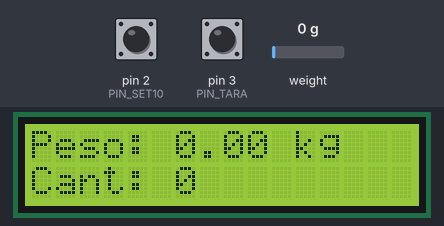
Simulated run of this sketch. Board: Arduino Uno, built with avr-gcc and run on an emulated ATmega328P. On the bench: 16×2 character LCD. The test bench sets the inputs (shaded band); at power-on: pin 2 (PIN_SET10) HIGH, pin 3 (PIN_TARA) HIGH, weight on the scale 0 g. What the sketch prints to the serial monitor is not drawn.

Above: at 3.7 s.
3.8 s: pin 2 (PIN_SET10) pulled LOW for 0.15 s
At 4.5 s:
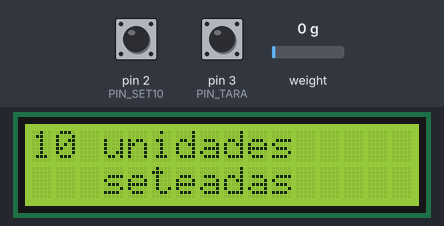
6.3 s: pin 3 (PIN_TARA) pulled LOW for 0.15 s
At 8.2 s:
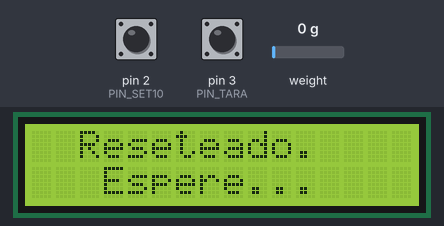
9.4 s: weight on the scale set to 100 g
At 11.0 s:
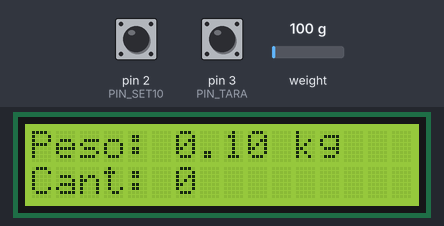
11.3 s: pin 2 (PIN_SET10) pulled LOW for 1 s
At 13.2 s:
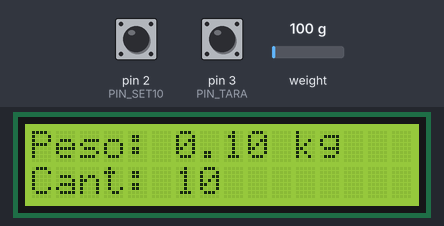
14.0 s: weight on the scale set to 1250 g
At 15.3 s:
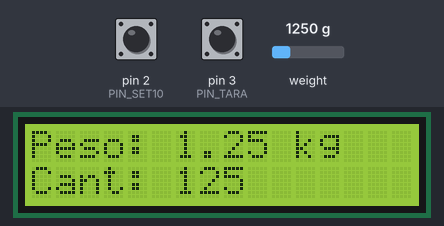
16.0 s: weight on the scale set to 2500 g
At 17.6 s:
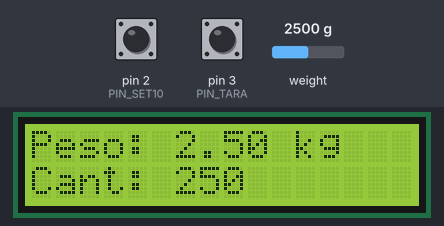
Timing chart, 0 to 18.9 s (numbered marks = the images above; inputs shaded):
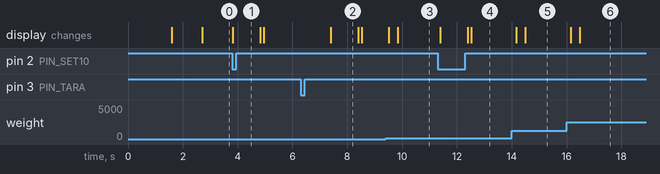

The sketch:

balanza_1602.ino
```cpp
/*=====================================
  SISTEMAS LEANDROUNO
  ANTE CUALQUIER DUDA COMUNIQUESE :
  WHATSAPP 1155016504
  SISTEMAS@LEANDROUNO.COM.AR
  WWW.LEANDROUNO.COM
  PROHIBIDA SU VENTA TOTAL O PARCIAL
  SIN CONSENTIMIENTO DEL PROGRAMADOR
 ======================================*/
#include "HX711.h"
#include <Wire.h>
#include <LiquidCrystal_I2C.h>

// Pines HX711
#define DT A1
#define SCK A0

// Pines de botones
#define PIN_TARA 3
#define PIN_SET10 2

// Objetos
HX711 balanza;
LiquidCrystal_I2C lcd(0x27, 16, 2); // Cambiar 0x27 si es necesario

// Variables de peso
float pesoActual = 0.0;
float pesoFiltrado = 0.0;
float peso10 = 0.0;
float pesoUnidad = 0.0;
int cantidadObjetos = 0;

// Promedios
#define NUM_PROMEDIOS 3
float bufferPesos[NUM_PROMEDIOS];
int indicePeso = 0;

// Botones
bool estadoAnteriorTara = HIGH;
bool estadoAnteriorSet10 = HIGH;
unsigned long ultimaLecturaTara = 0;
unsigned long ultimaLecturaSet10 = 0;
const unsigned long debounceDelay = 150;

// Refresco
unsigned long ultimaActualizacion = 0;
const unsigned long intervaloActualizacion = 250; // 500 ms

void setup() {
  Serial.begin(9600);
  lcd.init();
  lcd.backlight();
  lcd.setCursor(2, 0);
  lcd.print("Iniciando...");
  lcd.setCursor(3, 1);
  lcd.print("Espere...");
  delay(1500);
  lcd.clear();

  balanza.begin(DT, SCK);
  balanza.set_scale(414.844);
  balanza.tare();

  pinMode(PIN_TARA, INPUT_PULLUP);
  pinMode(PIN_SET10, INPUT_PULLUP);

  for (int i = 0; i < NUM_PROMEDIOS; i++) {
    bufferPesos[i] = 0.0;
  }
}

void loop() {
  unsigned long ahora = millis();

  // Leer peso (en gramos)
  float lectura = balanza.get_units(1);
  bufferPesos[indicePeso] = lectura;
  indicePeso = (indicePeso + 1) % NUM_PROMEDIOS;

  float suma = 0.0;
  for (int i = 0; i < NUM_PROMEDIOS; i++) {
    suma += bufferPesos[i];
  }
  pesoFiltrado = suma / NUM_PROMEDIOS;
  pesoActual = pesoFiltrado / 1000.0; // En kilos

  // Calcular cantidad
  if (pesoUnidad > 0.0001) {
    cantidadObjetos = round((pesoActual * 1000.0) / pesoUnidad);
  } else {
    cantidadObjetos = 0;
  }

  // Refrescar LCD y Serial cada cierto tiempo
  if (ahora - ultimaActualizacion > intervaloActualizacion) {
    // LCD
    lcd.setCursor(0, 0);
    lcd.print("Peso: ");
    lcd.print(pesoActual, 2);
    lcd.print(" kg   ");

    lcd.setCursor(0, 1);
    lcd.print("Cant: ");
    lcd.print(cantidadObjetos);
    lcd.print("     ");

    // Serial
    Serial.print("Peso (kg): ");
    Serial.print(pesoActual, 2);
    Serial.print(" | Cantidad: ");
    Serial.println(cantidadObjetos);

    ultimaActualizacion = ahora;
  }

  // Botón TARA
  bool estadoTara = digitalRead(PIN_TARA);
  if (estadoTara == LOW && estadoAnteriorTara == HIGH && (ahora - ultimaLecturaTara > debounceDelay)) {
    balanza.tare();
    for (int i = 0; i < NUM_PROMEDIOS; i++) bufferPesos[i] = 0.0;
    pesoUnidad = 0.0;
    lcd.clear();
    lcd.setCursor(2, 0);
    lcd.print("Reseteado.");
    lcd.setCursor(3, 1);
    lcd.print("Espere...");
    delay(1000);
    lcd.clear();
    ultimaLecturaTara = ahora;
  }
  estadoAnteriorTara = estadoTara;

  // Botón SET 10 unidades
  bool estadoSet = digitalRead(PIN_SET10);
  if (estadoSet == LOW && estadoAnteriorSet10 == HIGH && (ahora - ultimaLecturaSet10 > debounceDelay)) {
    peso10 = pesoFiltrado;
    if (peso10 > 1.0) {
      pesoUnidad = peso10 / 10.0;
    }
    lcd.clear();
    lcd.setCursor(0, 0);
    lcd.print("10 unidades");
    lcd.setCursor(3, 1);
    lcd.print("seteadas");
    delay(1000);
    lcd.clear();
    ultimaLecturaSet10 = ahora;
  }
  estadoAnteriorSet10 = estadoSet;
}
```

Measured:
- after the input at 3.8 s, the display: changes at once (image 1)
- after the input at 6.3 s, the display: changes after 1.1 s (image 2)
- after the input at 9.4 s, the display: first changes after 0.12 s (image 3 shows a later state)
- after the input at 11.3 s, the display: first changes after 0.09 s (image 4 shows a later state)
- after the input at 14.0 s, the display: first changes after 0.17 s (image 5 shows a later state)
- after the input at 16.0 s, the display: first changes after 0.16 s (image 6 shows a later state)
- what the display in image 2 shows lasts 1.0 s, from 7.4 s to 8.4 s
